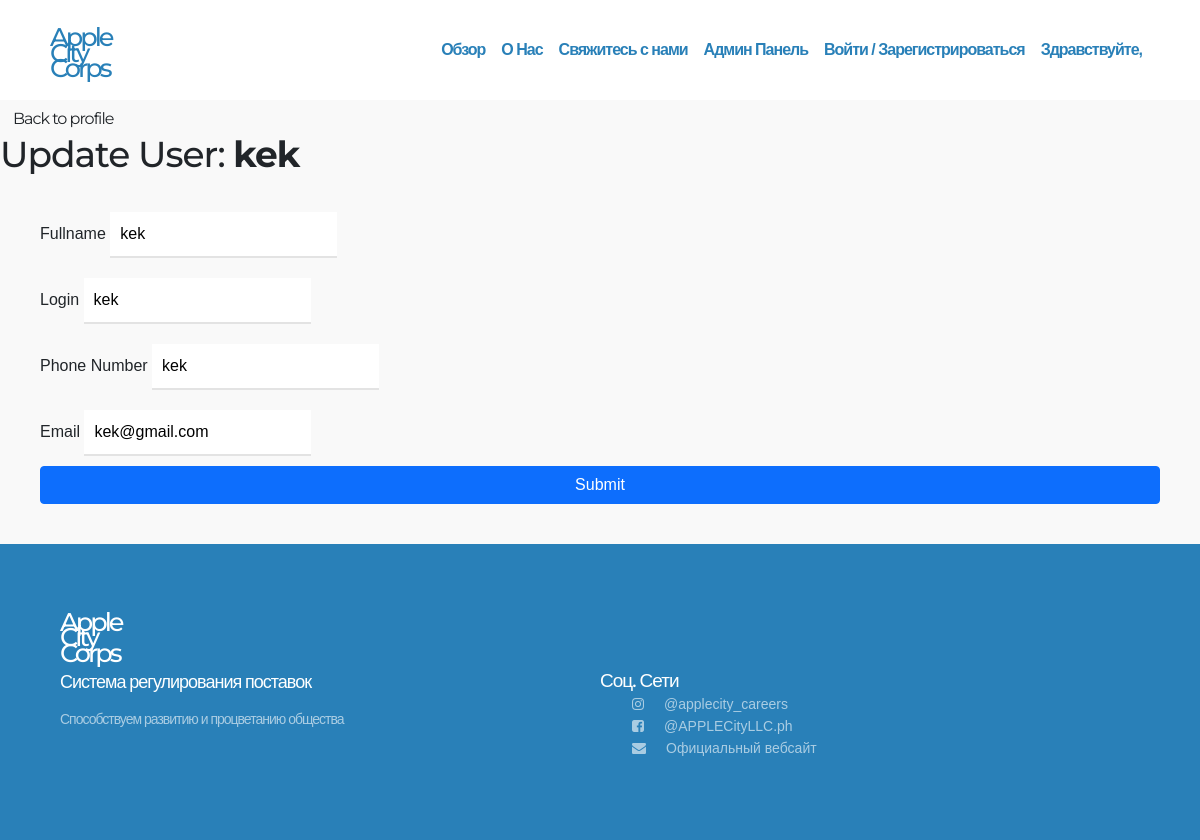
The page /profile-edit.php?id=22 on the database its author committed.
### tables this page shows
CREATE TABLE `users` (
  `id` int(11) NOT NULL,
  `full_name` varchar(355) DEFAULT NULL,
  `login` varchar(100) DEFAULT NULL,
  `phone_number` varchar(255) DEFAULT NULL,
  `email` varchar(255) DEFAULT NULL,
  `password` varchar(500) DEFAULT NULL
);

### profile-edit.php (the view, shortened to what this page needs)
<?php require_once('require/header.php'); ?>
<?php require_once('require/connect.php'); ?>
<?php
$id = $_GET['id'] ?? null;
$statement = $pdo->prepare('SELECT * FROM users WHERE id = :id');
$statement->bindValue(':id', $id);
$statement->execute();
$user = $statement->fetch(PDO::FETCH_ASSOC);
$full_name = $user['full_name'];
$login = $user['login'];
$phone_number = $user['phone_number'];
$email = $user['email'];
?>
<h1>
    <a href="profile.php" class="btn btn-default">Back to profile</a>
</h1>
<h1>Update User: <b><?php echo $user['login'] ?></b></h1>
<form method="post" enctype="multipart/form-data">
    <div class="form-group">
      <label for="">Fullname</label>
      <input type="text" name="full_name" placeholder="examplelogin" value="<?php echo $full_name ?>" required>
    </div>
    <div class="form-group">
      <label for="">Login</label>
      <input type="text" name="login" placeholder="examplelogin" value="<?php echo $login ?>" required>
    </div>
    <div class="form-group">
      <label for="">Phone Number</label>
      <input type="text" name="phone_number" placeholder="+77712391337" value="<?php echo $phone_number ?>" required>
    </div>
    <div class="form-group">
      <label for="">Email</label>
      <input type="text" name="email" placeholder="examplelogin" value="<?php echo $email ?>" required>
    </div>
    <button type="submit" class="btn btn-primary">Submit</button>
</form>
<?php require_once('require/footer.php'); ?>

### css/styles.css (style rules this page uses)
* { margin: 0; padding: 0; }
body { background-color: #f9f9f9; font-family: "Work Sans", sans-serif; }
h1, h2, h3, h4, h5, h6 { font-family: "Montserrat", sans-serif; }
h1, h2, h3, h4, h5, h6, p { line-height: 1rem; letter-spacing: -0.0625rem; }
h1 { font-size: 2.25rem; }
a { text-decoration: none; font-family: inherit; font-size: inherit; color: inherit; }

### assets/css/main.css (style rules this page uses)
* { padding: 0; margin: 0; box-sizing: border-box; }
body { font-family: Montseratt, sans-serif; }
form { display: flex; margin: 40px; flex-flow: nowrap column; }
input { margin: 10px 0; padding: 10px; border: none; border-bottom: 2px solid #e3e3e3; outline: none; }
button { padding: 10px; background-color: #e3e3e3; border: none; cursor: pointer; }

### rows shown on the page
users: login "kek", full_name "kek", phone_number "kek", email "kek@gmail.com"
